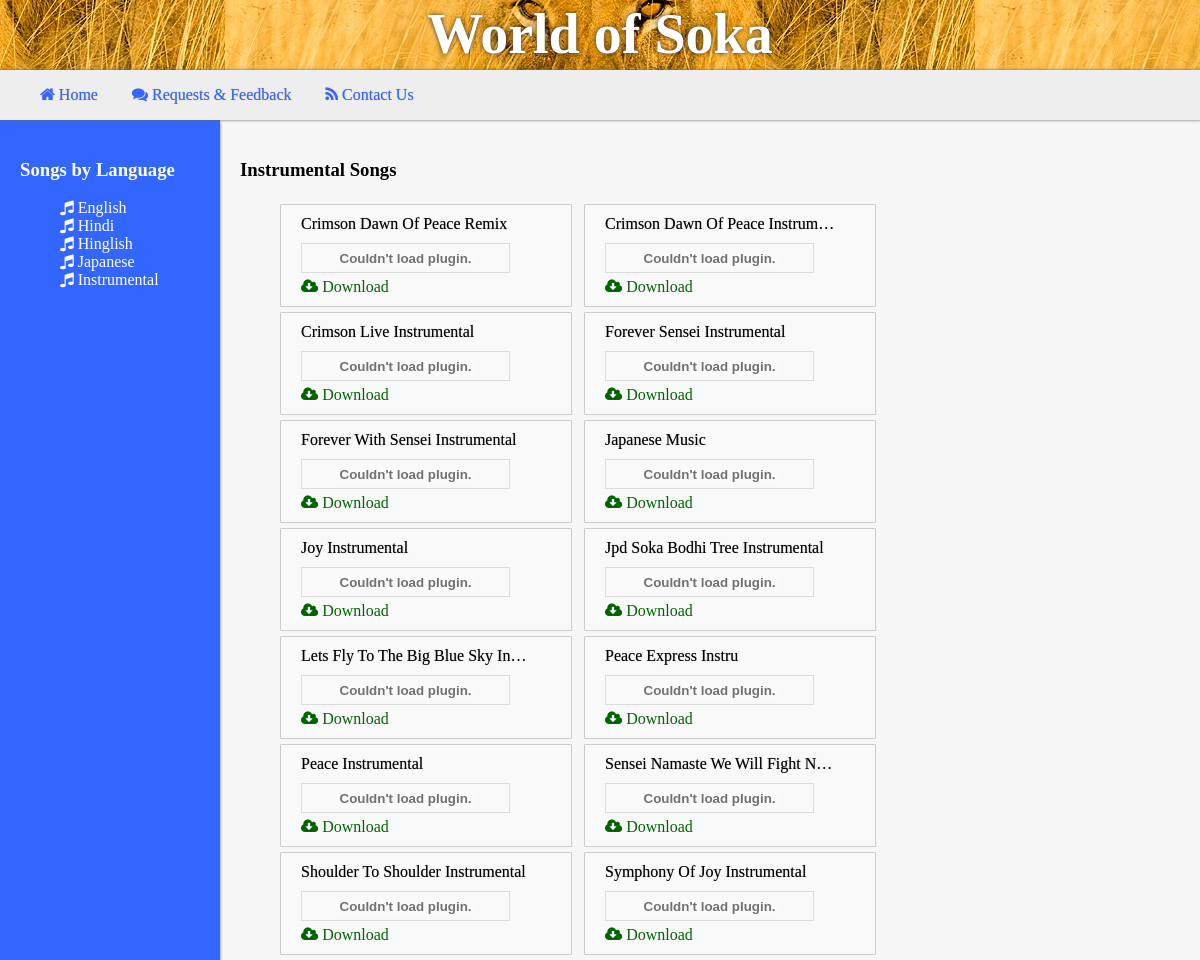
/songs/lang/instrumental/, run on an earlier commit of the app's database.
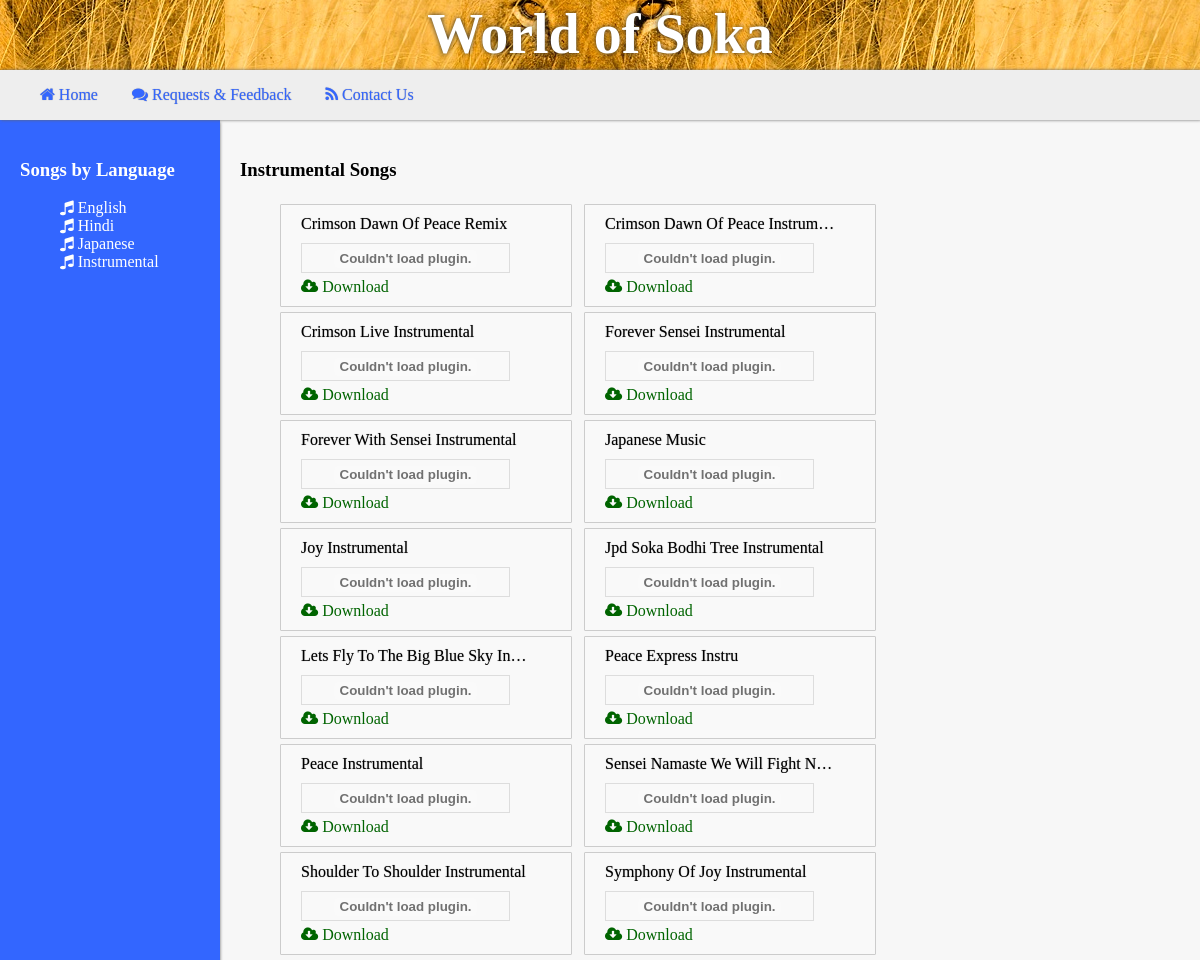
And on a later commit of the database.
### songs/models.py (models this page shows, shortened)
class Language(models.Model):
	lang_name = models.CharField(max_length=30)

class Song(models.Model):
	title = models.CharField(max_length=40)
	lang = models.ForeignKey(Language)
	upload_date = models.DateTimeField('date uploaded')
	keywords = models.TextField(blank=True)
	song_path = models.CharField(max_length=50)
	lyrics_path = models.CharField(max_length=70)
	num_downloads = models.IntegerField(default=0)

### songs/views.py (the view)
# urls.py: url(r'^lang/(?P<lang>.+)/$', views.lang, name='lang'),
def lang(request, lang):
	context = get_sidebar_context()
	lang = Language.objects.get(lang_name=lang)
	if lang:
		song_list = lang.song_set.order_by('title')
		context['song_list'] = song_list
		context['lang'] = lang.lang_name.title()
	return render(request, 'songs/lang.html', context)

### songs/views.py (called while the page is built)
def get_sidebar_context():
	lang_dict = {}
	lang_list = Language.objects.all()
	lang_dict['lang_list'] = lang_list
	return lang_dict

### templates/songs/lang.html (shortened to what this page needs)
{% extends "songs/base.html" %}
{% load staticfiles %}
{% block content %}
	<h3> {{lang}} Songs </h3>
	{% include 'songs/song_player_list.html' with songs=song_list %}
{% endblock %}

### templates/songs/base.html (shortened to what this page needs)
{% load staticfiles %}
<html>
<head>
	<link rel="stylesheet" type="text/css" href="/static/style.css" />
	<link href="//maxcdn.bootstrapcdn.com/font-awesome/4.2.0/css/font-awesome.min.css" rel="stylesheet">
</head>
<body>
	<div id="topbar">
		<div id="topbarphoto"></div>
		<h1>World of Soka</h1>
		</div>
	<div id='topmenu'>
		<ul>
			<li> <a href='{{ URL }}/ '><i class='fa fa-home'></i> Home</a> </li>
			<li> <a href='{{ URL }}/feedback '><i class='fa fa-comments'></i> Requests & Feedback</a> </li>
			<li> <a href='{{ URL }}/contact '><i class='fa fa-rss'></i> Contact Us</a> </li>
		</ul>
	</div>
	<div id="maincontentwrapper">
	<div id="maincontent">
			<div id="sidebar">
				{% block sidebar %}
				<h3> Songs by Language </h3>
				<ul>
					{% for lang in lang_list %}
						<li>
						<i class="fa fa-music"> </i>
						<a href="{% url 'songs:lang' lang.lang_name %}"> {{lang.lang_name}} </a>
						</li>
					{% endfor %}
				</ul>
				{% endblock %}
			</div>
			<div id="content" style="">
				{% block content %}
				{% endblock %}
			</div>
	</div>
	</div>
</body>
</html>

### templates/songs/song_player_list.html
<ul>
{%  for song in songs %}
<li>
<div id='songtile'>
<div class='songname' title='{{song.title}}' style='width:230px;overflow:hidden;white-space:nowrap;text-overflow:ellipsis;'>{{song.title}}</div>
<object width=205 height=25 data='/static/dewplayer.swf?son=/static/{{song.song_path}}&amp;autoplay=0&amp;autoreplay=0' type='application/x-shockwave-flash'>
</object>
<br/>
<a href='/songs/download/{{song.id}}/'><i class='fa fa-cloud-download'></i>&nbsp;Download</a>
</div>
</li>
{% endfor %}
</ul>

What changed in the data, as far as the page shows it:
removed Language: lang_name "Hinglish"
